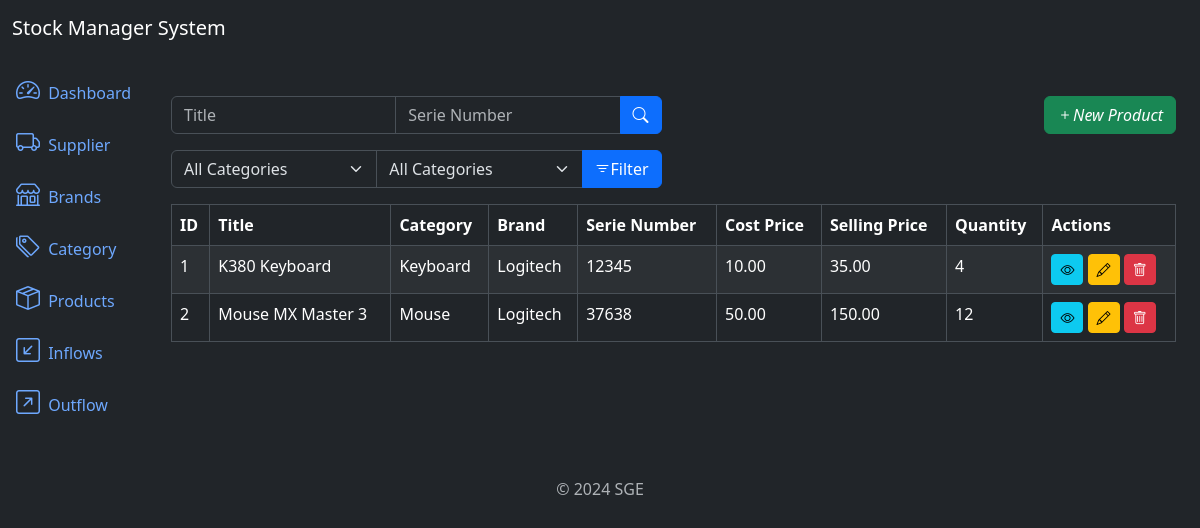
The app's page /products/list/, older data.
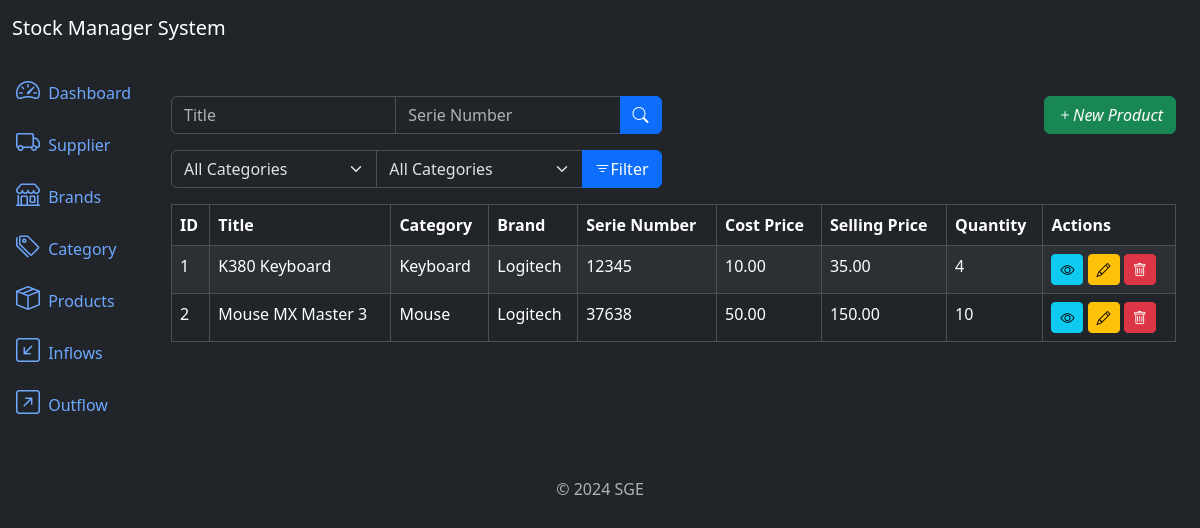
The same page, newer data.
### products/models.py (models this page shows, shortened)
class Product(models.Model):
	title = models.CharField(max_length=500)
	category = models.ForeignKey(Category, on_delete=models.PROTECT, related_name='products')
	brand = models.ForeignKey(Brand, on_delete=models.PROTECT, related_name='products')
	description = models.TextField(null=True, blank=True)
	serie_number = models.CharField(max_length=200, null=True, blank=True)
	cost_price = models.DecimalField(max_digits=20, decimal_places=2)
	selling_price = models.DecimalField(max_digits=20, decimal_places=2)
	quantity = models.IntegerField(default=0)
	created_at = models.DateTimeField(auto_now_add=True)
	updated_at = models.DateTimeField(auto_now=True)
	class Meta:
		ordering = ['title']

### categories/models.py (models this page shows)
class Category(models.Model):
	name = models.CharField(max_length=500)
	description = models.TextField(null=True, blank=True)
	created_at = models.DateTimeField(auto_now_add=True)
	updated_at = models.DateTimeField(auto_now=True)
	class Meta:
		ordering = ['name']
	def __str__(self):
		return self.name

### brands/models.py (models this page shows)
class Brand(models.Model):
	name = models.CharField(max_length=500)
	description = models.TextField(null=True, blank=True)
	created_at = models.DateTimeField(auto_now_add=True)
	updated_at = models.DateTimeField(auto_now=True)
	class Meta:
		ordering = ['name']
	def __str__(self):
		return self.name

### products/views.py (the view)
# urls.py: path('products/list/', views.ProductListView.as_view(), name='product_list'),
class ProductListView(ListView):
	model = models.Product
	template_name = 'product_list.html'
	context_object_name = 'products'
	paginate_by = 10
	def get_queryset(self):
		queryset = super().get_queryset()
		title = self.request.GET.get('title')
		serie_number = self.request.GET.get('serie_number')
		category = self.request.GET.get('category')
		brand = self.request.GET.get('brand')
		if title:
			queryset = queryset.filter(title__icontains=title)
		if serie_number:
			queryset = queryset.filter(serie_number__icontains=serie_number)
		if category:
			queryset = queryset.filter(category__id=category)
		if brand:
			queryset = queryset.filter(brand__id=brand)
		return queryset
	def get_context_data(self, **kwargs):
		context = super().get_context_data(**kwargs)
		context['categories'] = models.Category.objects.all()  # mostrar as outras tabelas na view.
		context['brands'] = models.Brand.objects.all()
		return context

### products/templates/product_list.html (shortened to what this page needs)
{% extends 'base.html' %}
{% block content %}
    <div class="row mb-3">
        <div class="col-md-6">
            <form method="get" action="{% url 'product_list' %}">
                <div class="input-group">
                    <input type="text" class="form-control" name="title" placeholder="Title"
                           value="{{ request.GET.title }}">
                    <input type="text" class="form-control" name="serie_number" placeholder="Serie Number"
                           value="{{ request.GET.serie_number }}">
                    <button type="submit" class="btn btn-primary"><i class="bi bi-search"></i></button>
                </div>
            </form>
        </div>
        <div class="col mb-6">
            <a href="{% url 'product_create' %}" class="btn btn-success float-end">
                <i class="bi bi-plus">New Product</i>
            </a>
        </div>
    </div>
    <div class="row mb-3">
        <div class="col-md-6">
            <form method="get" action="{% url 'product_list' %}">
                <div class="input-group">
                    <select class="form-select" name="category">
                        <option value="" {% if not request.GET.category %} selected {% endif %}>
                            All Categories
                        </option>
                    </select>
                    <select class="form-select" name="brand">
                        <option value="" {% if not request.GET.brand %} selected {% endif %}>
                            All Categories
                        </option>
                    </select>
                    <button type="submit" class="btn btn-primary">
                        <i class="bi bi-filter"></i>Filter
                    </button>
                </div>
            </form>
        </div>
    </div>
    <div class="table-responsive">
        <table class="table table-striped table-bordered">
            <thead class="thead-dark">
            <tr>
                <th>ID</th>
                <th>Title</th>
                <th>Category</th>
                <th>Brand</th>
                <th>Serie Number</th>
                <th>Cost Price</th>
                <th>Selling Price</th>
                <th>Quantity</th>
                <th>Actions</th>
            </tr>
            </thead>
            <tbody>
            {% for product in products %}
                <tr>
                    <td>{{ product.id }}</td>
                    <td>{{ product.title }}</td>
                    <td>{{ product.category }}</td>
                    <td>{{ product.brand }}</td>
                    <td>{{ product.serie_number }}</td>
                    <td>{{ product.cost_price }}</td>
                    <td>{{ product.selling_price }}</td>
                    <td>{{ product.quantity }}</td>
                    <td>
                        <a href="{% url 'product_detail' product.id %}" class="btn btn-info btn-sm"><i
                                class="bi bi-eye"></i></a>
                        <a href="{% url 'product_update' product.id %}" class="btn btn-warning btn-sm"><i
                                class="bi bi-pencil"></i></a>
                        <a href="{% url 'product_delete' product.id %}" class="btn btn-danger btn-sm"><i
                                class="bi bi-trash"></i></a>
                    </td>
                </tr>
            {% endfor %}
            </tbody>
        </table>
    </div>
{% endblock %}

Row changes from the older to the newer data that the page shows:
changed Product "Mouse MX Master 3": quantity "12" → "10"
